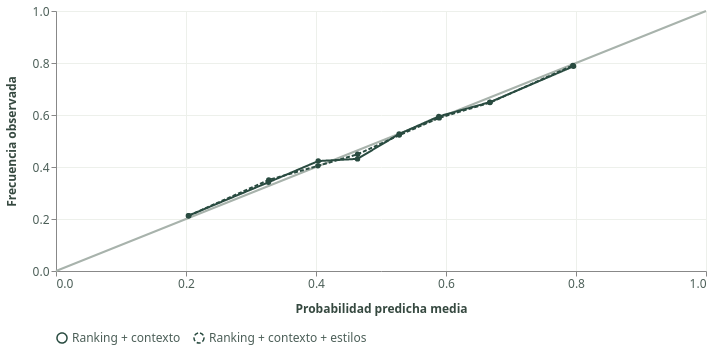

Notebook code cell kept with this figure:
### Code cell
alt.Chart.from_dict(graficos['calibracion']).properties(width=650)

### Figure 1 — Vega-Lite specification as saved in the notebook (floating-point values rounded to 4 significant figures)
{"config": {"view": {"continuousWidth": 300, "continuousHeight": 300, "stroke": null}, "axis": {"gridColor": "#EDF0EB", "labelColor": "#4C5F58", "labelFontSize": 12, "labelLimit": 240, "tickCount": 6, "titleColor": "#364940", "titleFontSize": 12, "titlePadding": 14}, "background": "#FFFFFF", "font": "Segoe UI, system-ui, sans-serif", "legend": {"columns": 3, "labelColor": "#4C5F58", "labelFontSize": 12, "titleColor": "#364940", "titleFontSize": 12}}, "layer": [{"mark": {"type": "line", "color": "#A8B3AC"}, "data": {"name": "data-42f50405073b2dbe8396db6b7dd2f6be"}, "encoding": {"x": {"field": "x", "type": "quantitative"}, "y": {"field": "y", "type": "quantitative"}}}, {"mark": {"type": "line", "point": true}, "data": {"name": "data-d8fc578148989f1ac921500a87bb4964"}, "encoding": {"color": {"value": "#294B40"}, "strokeDash": {"field": "modelo", "legend": {"orient": "bottom", "title": null}, "type": "nominal"}, "tooltip": [{"field": "modelo", "type": "nominal"}, {"field": "probabilidad_media", "type": "quantitative"}, {"field": "frecuencia_real", "type": "quantitative"}], "x": {"field": "probabilidad_media", "scale": {"domain": [0, 1]}, "title": "Probabilidad predicha media", "type": "quantitative"}, "y": {"field": "frecuencia_real", "scale": {"domain": [0, 1]}, "title": "Frecuencia observada", "type": "quantitative"}}}], "datasets": {"data-42f50405073b2dbe8396db6b7dd2f6be": [{"x": 0, "y": 0}, {"x": 1, "y": 1}], "data-d8fc578148989f1ac921500a87bb4964": [{"modelo": "Ranking + contexto", "probabilidad_media": 0.2037, "frecuencia_real": 0.2127}, {"modelo": "Ranking + contexto", "probabilidad_media": 0.3268, "frecuencia_real": 0.3411}, {"modelo": "Ranking + contexto", "probabilidad_media": 0.4034, "frecuencia_real": 0.4228}, {"modelo": "Ranking + contexto", "probabilidad_media": 0.4638, "frecuencia_real": 0.4312}, {"modelo": "Ranking + contexto", "probabilidad_media": 0.5279, "frecuencia_real": 0.5268}, {"modelo": "Ranking + contexto", "probabilidad_media": 0.589, "frecuencia_real": 0.5946}, {"modelo": "Ranking + contexto", "probabilidad_media": 0.6675, "frecuencia_real": 0.6493}, {"modelo": "Ranking + contexto", "probabilidad_media": 0.7962, "frecuencia_real": 0.7873}, {"modelo": "Ranking + contexto + estilos", "probabilidad_media": 0.2043, "frecuencia_real": 0.2127}, {"modelo": "Ranking + contexto + estilos", "probabilidad_media": 0.3273, "frecuencia_real": 0.3501}, {"modelo": "Ranking + contexto + estilos", "probabilidad_media": 0.4029, "frecuencia_real": 0.4044}, {"modelo": "Ranking + contexto + estilos", "probabilidad_media": 0.4641, "frecuencia_real": 0.4489}, {"modelo": "Ranking + contexto + estilos", "probabilidad_media": 0.5281, "frecuencia_real": 0.5226}, {"modelo": "Ranking + contexto + estilos", "probabilidad_media": 0.5895, "frecuencia_real": 0.5889}, {"modelo": "Ranking + contexto + estilos", "probabilidad_media": 0.6677, "frecuencia_real": 0.6477}, {"modelo": "Ranking + contexto + estilos", "probabilidad_media": 0.7952, "frecuencia_real": 0.7906}]}, "height": 260, "width": 650, "$schema": "https://vega.github.io/schema/vega-lite/v6.4.1.json"}
